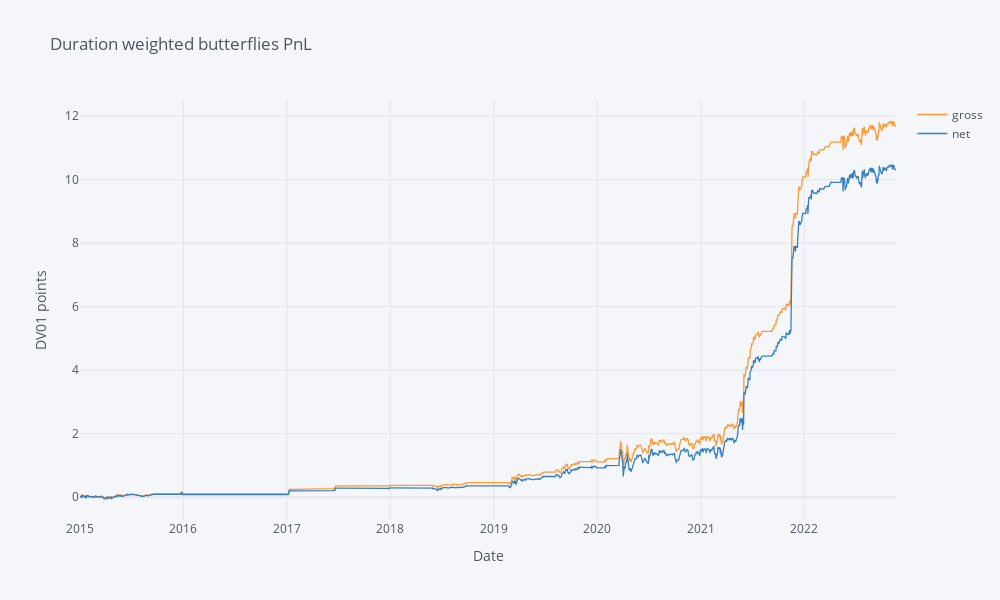
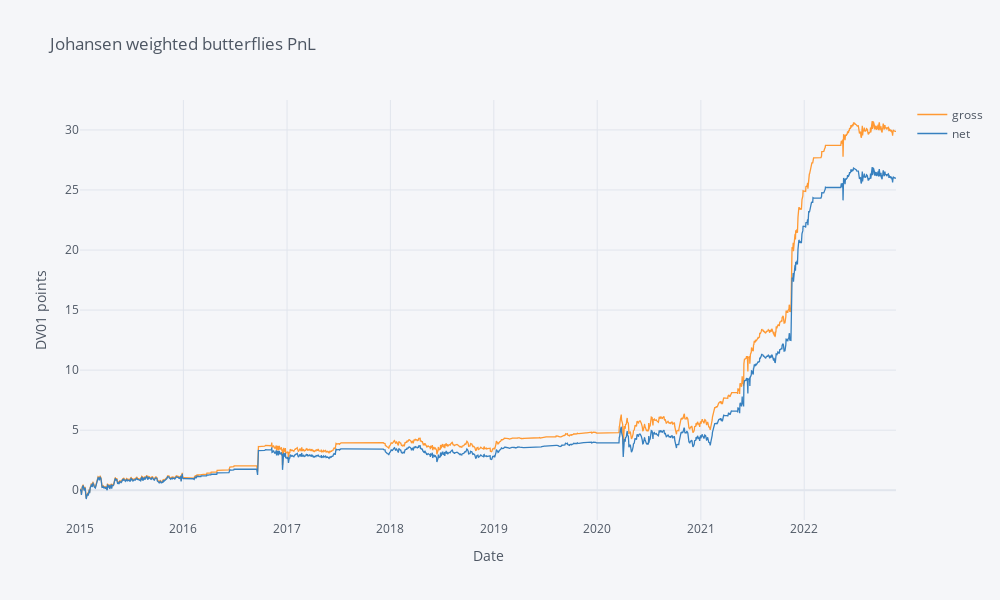
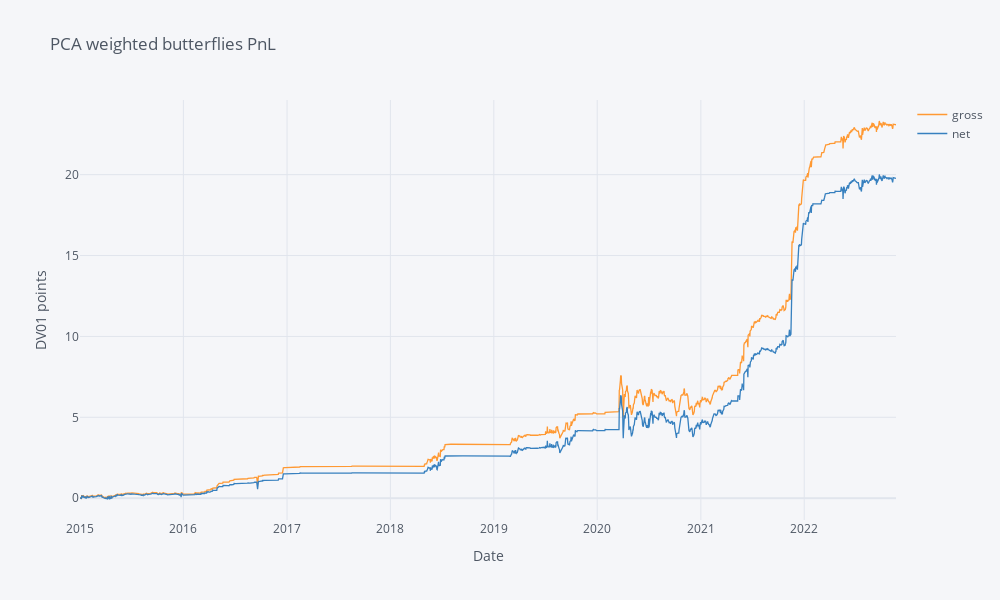

Notebook code for these charts, in order:
### Markdown cell above
Simple aggregation of all signal:

### Code cell
for (df_gross, df_costs, s) in [(df_dv_pnl, df_dv_costs, 'Duration weighted butterflies'),
                                (df_jo_pnl, df_jo_costs, 'Johansen weighted butterflies'),
                                (df_pca_pnl, df_pca_costs, 'PCA weighted butterflies')]:
    df = pd.DataFrame()
    df['gross'] = df_gross.sum(axis=1)
    df['net'] = (df_gross - df_costs).sum(axis=1)
    df_output = pd.DataFrame(index=['Gross', 'Net'], columns=['Mean Ann', 'StdDev Ann', 'Sharpe'])
    df_output.loc[['Gross', 'Net'], ['Mean Ann', 'StdDev Ann', 'Sharpe']] = [[
        260*df['gross'].mean(), sqrt(260) * df['gross'].std(), sqrt(260) * df['gross'].mean() / df['gross'].std()],
        [260*df['net'].mean(), sqrt(260) * df['net'].std(), sqrt(260) * df['net'].mean() / df['net'].std()]]
    print(s + ' performance')
    with pd.option_context('display.float_format', '{:,.2f}'.format):
        print(df_output)
    df.cumsum().iplot(title=s+' PnL', xTitle='Date', yTitle='DV01 points')

### Figure 1 — Plotly figure (JSON) as saved in the notebook; plotly's stock layout.template omitted (floating-point values rounded to 4 significant figures; data arrays with more than 128 entries replaced by an {"elided": "..."} marker saying what was removed)
{"data": [{"line": {"color": "rgba(255, 153, 51, 1.0)", "dash": "solid", "shape": "linear", "width": 1.3}, "mode": "lines", "name": "gross", "text": "", "type": "scatter", "x": {"elided": "2058 str values"}, "y": {"elided": "2058 float values"}}, {"line": {"color": "rgba(55, 128, 191, 1.0)", "dash": "solid", "shape": "linear", "width": 1.3}, "mode": "lines", "name": "net", "text": "", "type": "scatter", "x": {"elided": "2058 str values"}, "y": {"elided": "2058 float values"}}], "layout": {"height": 600, "legend": {"bgcolor": "#F5F6F9", "font": {"color": "#4D5663"}}, "paper_bgcolor": "#F5F6F9", "plot_bgcolor": "#F5F6F9", "title": {"font": {"color": "#4D5663"}, "text": "Duration weighted butterflies PnL"}, "width": 1000, "xaxis": {"gridcolor": "#E1E5ED", "showgrid": true, "tickfont": {"color": "#4D5663"}, "title": {"font": {"color": "#4D5663"}, "text": "Date"}, "zerolinecolor": "#E1E5ED"}, "yaxis": {"gridcolor": "#E1E5ED", "showgrid": true, "tickfont": {"color": "#4D5663"}, "title": {"font": {"color": "#4D5663"}, "text": "DV01 points"}, "zerolinecolor": "#E1E5ED"}}}

### Figure 2 — Plotly figure (JSON) as saved in the notebook; plotly's stock layout.template omitted (floating-point values rounded to 4 significant figures; data arrays with more than 128 entries replaced by an {"elided": "..."} marker saying what was removed)
{"data": [{"line": {"color": "rgba(255, 153, 51, 1.0)", "dash": "solid", "shape": "linear", "width": 1.3}, "mode": "lines", "name": "gross", "text": "", "type": "scatter", "x": {"elided": "2058 str values"}, "y": {"elided": "2058 float values"}}, {"line": {"color": "rgba(55, 128, 191, 1.0)", "dash": "solid", "shape": "linear", "width": 1.3}, "mode": "lines", "name": "net", "text": "", "type": "scatter", "x": {"elided": "2058 str values"}, "y": {"elided": "2058 float values"}}], "layout": {"height": 600, "legend": {"bgcolor": "#F5F6F9", "font": {"color": "#4D5663"}}, "paper_bgcolor": "#F5F6F9", "plot_bgcolor": "#F5F6F9", "title": {"font": {"color": "#4D5663"}, "text": "Johansen weighted butterflies PnL"}, "width": 1000, "xaxis": {"gridcolor": "#E1E5ED", "showgrid": true, "tickfont": {"color": "#4D5663"}, "title": {"font": {"color": "#4D5663"}, "text": "Date"}, "zerolinecolor": "#E1E5ED"}, "yaxis": {"gridcolor": "#E1E5ED", "showgrid": true, "tickfont": {"color": "#4D5663"}, "title": {"font": {"color": "#4D5663"}, "text": "DV01 points"}, "zerolinecolor": "#E1E5ED"}}}

### Figure 3 — Plotly figure (JSON) as saved in the notebook; plotly's stock layout.template omitted (floating-point values rounded to 4 significant figures; data arrays with more than 128 entries replaced by an {"elided": "..."} marker saying what was removed)
{"data": [{"line": {"color": "rgba(255, 153, 51, 1.0)", "dash": "solid", "shape": "linear", "width": 1.3}, "mode": "lines", "name": "gross", "text": "", "type": "scatter", "x": {"elided": "2058 str values"}, "y": {"elided": "2058 float values"}}, {"line": {"color": "rgba(55, 128, 191, 1.0)", "dash": "solid", "shape": "linear", "width": 1.3}, "mode": "lines", "name": "net", "text": "", "type": "scatter", "x": {"elided": "2058 str values"}, "y": {"elided": "2058 float values"}}], "layout": {"height": 600, "legend": {"bgcolor": "#F5F6F9", "font": {"color": "#4D5663"}}, "paper_bgcolor": "#F5F6F9", "plot_bgcolor": "#F5F6F9", "title": {"font": {"color": "#4D5663"}, "text": "PCA weighted butterflies PnL"}, "width": 1000, "xaxis": {"gridcolor": "#E1E5ED", "showgrid": true, "tickfont": {"color": "#4D5663"}, "title": {"font": {"color": "#4D5663"}, "text": "Date"}, "zerolinecolor": "#E1E5ED"}, "yaxis": {"gridcolor": "#E1E5ED", "showgrid": true, "tickfont": {"color": "#4D5663"}, "title": {"font": {"color": "#4D5663"}, "text": "DV01 points"}, "zerolinecolor": "#E1E5ED"}}}
